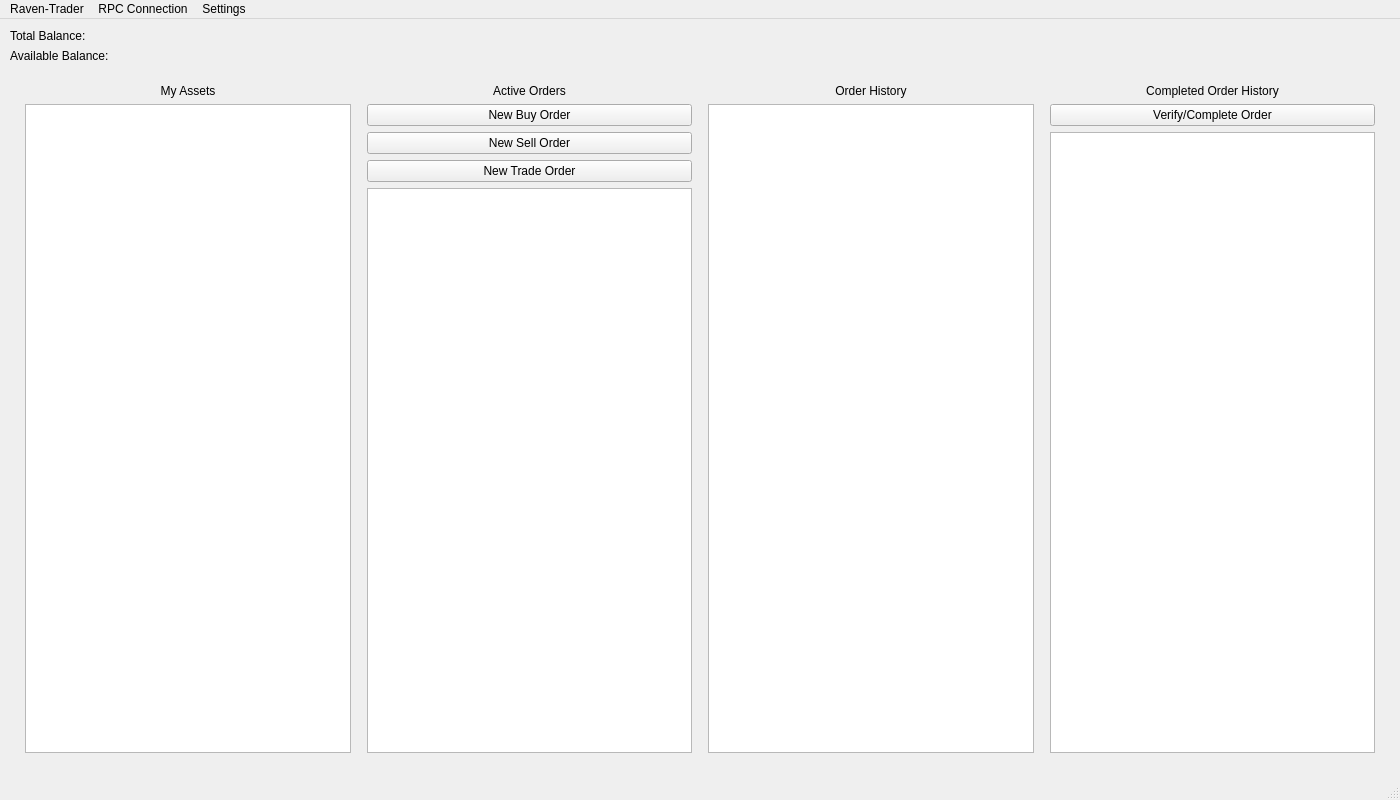
<?xml version="1.0" encoding="UTF-8"?>
<ui version="4.0">
 <class>MainWindow</class>
 <widget class="QMainWindow" name="MainWindow">
  <property name="geometry">
   <rect>
    <x>0</x>
    <y>0</y>
    <width>1400</width>
    <height>800</height>
   </rect>
  </property>
  <property name="windowTitle">
   <string>MainWindow</string>
  </property>
  <widget class="QWidget" name="centralwidget">
   <layout class="QVBoxLayout" name="mainVertical">
    <property name="leftMargin">
     <number>10</number>
    </property>
    <property name="topMargin">
     <number>10</number>
    </property>
    <property name="rightMargin">
     <number>10</number>
    </property>
    <property name="bottomMargin">
     <number>10</number>
    </property>
    <item>
     <widget class="QLabel" name="lblBalanceTotal">
      <property name="text">
       <string>Total Balance:</string>
      </property>
     </widget>
    </item>
    <item>
     <widget class="QLabel" name="lblBalanceAvailable">
      <property name="text">
       <string>Available Balance:</string>
      </property>
     </widget>
    </item>
    <item>
     <layout class="QHBoxLayout" name="orderLayout">
      <property name="leftMargin">
       <number>10</number>
      </property>
      <property name="topMargin">
       <number>10</number>
      </property>
      <property name="rightMargin">
       <number>10</number>
      </property>
      <property name="bottomMargin">
       <number>10</number>
      </property>
      <item>
       <layout class="QVBoxLayout" name="assetLayout">
        <property name="leftMargin">
         <number>5</number>
        </property>
        <property name="topMargin">
         <number>5</number>
        </property>
        <property name="rightMargin">
         <number>5</number>
        </property>
        <property name="bottomMargin">
         <number>5</number>
        </property>
        <item>
         <widget class="QLabel" name="label">
          <property name="text">
           <string>My Assets</string>
          </property>
          <property name="alignment">
           <set>Qt::AlignCenter</set>
          </property>
         </widget>
        </item>
        <item>
         <widget class="QListWidget" name="lstMyAssets"/>
        </item>
       </layout>
      </item>
      <item>
       <layout class="QVBoxLayout" name="buyOrderLayout">
        <property name="leftMargin">
         <number>5</number>
        </property>
        <property name="topMargin">
         <number>5</number>
        </property>
        <property name="rightMargin">
         <number>5</number>
        </property>
        <property name="bottomMargin">
         <number>5</number>
        </property>
        <item>
         <widget class="QLabel" name="label">
          <property name="text">
           <string>Active Orders</string>
          </property>
          <property name="alignment">
           <set>Qt::AlignCenter</set>
          </property>
         </widget>
        </item>
        <item>
         <widget class="QPushButton" name="btnNewBuyOrder">
          <property name="text">
           <string>New Buy Order</string>
          </property>
         </widget>
        </item>
        <item>
         <widget class="QPushButton" name="btnNewSellOrder">
          <property name="text">
           <string>New Sell Order</string>
          </property>
         </widget>
        </item>
        <item>
         <widget class="QPushButton" name="btnNewTradeOrder">
          <property name="text">
           <string>New Trade Order</string>
          </property>
         </widget>
        </item>
        <item>
         <widget class="QListWidget" name="lstAllOrders"/>
        </item>
       </layout>
      </item>
      <item>
       <layout class="QVBoxLayout" name="pastOrderLayout">
        <property name="leftMargin">
         <number>5</number>
        </property>
        <property name="topMargin">
         <number>5</number>
        </property>
        <property name="rightMargin">
         <number>5</number>
        </property>
        <property name="bottomMargin">
         <number>5</number>
        </property>
        <item>
         <widget class="QLabel" name="label">
          <property name="text">
           <string>Order History</string>
          </property>
          <property name="alignment">
           <set>Qt::AlignCenter</set>
          </property>
         </widget>
        </item>
        <item>
         <widget class="QListWidget" name="lstPastOrders"/>
        </item>
       </layout>
      </item>
      <item>
       <layout class="QVBoxLayout" name="completedOrderLayout">
        <property name="leftMargin">
         <number>5</number>
        </property>
        <property name="topMargin">
         <number>5</number>
        </property>
        <property name="rightMargin">
         <number>5</number>
        </property>
        <property name="bottomMargin">
         <number>5</number>
        </property>
        <item>
         <widget class="QLabel" name="label">
          <property name="text">
           <string>Completed Order History</string>
          </property>
          <property name="alignment">
           <set>Qt::AlignCenter</set>
          </property>
         </widget>
        </item>
        <item>
         <widget class="QPushButton" name="btnCompleteOrder">
          <property name="text">
           <string>Verify/Complete Order</string>
          </property>
         </widget>
        </item>
        <item>
         <widget class="QListWidget" name="lstCompletedOrders"/>
        </item>
       </layout>
      </item>
     </layout>
    </item>
   </layout>
  </widget>

  <widget class="QMenuBar" name="menubar">
   <property name="geometry">
    <rect>
     <x>0</x>
     <y>0</y>
     <width>1400</width>
     <height>26</height>
    </rect>
   </property>

   <widget class="QMenu" name="menuFile">
    <property name="title">
     <string>Raven-Trader</string>
    </property>
    <addaction name="actionNewBuy"/>
    <addaction name="actionNewSell"/>
    <addaction name="actionNewTrade"/>
    <addaction name="separator"/>
    <addaction name="actionCompleteOrder"/>
    <addaction name="separator"/>
    <addaction name="actionExit"/>
   </widget>

   <widget class="QMenu" name="menuConnection">
    <property name="title">
     <string>RPC Connection</string>
    </property>
   </widget>

   <widget class="QMenu" name="menuSettings">
    <property name="title">
     <string>Settings</string>
    </property>
    <addaction name="actionDefault_Destination"/>
   </widget>

   <addaction name="menuFile"/>
   <addaction name="menuConnection"/>
   <addaction name="menuSettings"/>
  </widget>

  <widget class="QStatusBar" name="statusbar"/>
  
  <action name="actionExit">
   <property name="text">
    <string>Exit</string>
   </property>
  </action>
  
  <action name="actionNewBuy">
   <property name="text">
    <string>New Buy Order</string>
   </property>
  </action>
  <action name="actionNewSell">
   <property name="text">
    <string>New Sell Order</string>
   </property>
  </action>
  <action name="actionNewTrade">
   <property name="text">
    <string>New Trade Order</string>
   </property>
  </action>
  <action name="actionCompleteOrder">
   <property name="text">
    <string>Complete Order</string>
   </property>
  </action>
  
  <action name="actionRemoveTrade">
   <property name="text">
    <string>Remove Trade</string>
   </property>
  </action>
  <action name="actionRemoveOrder">
   <property name="text">
    <string>Remove Order</string>
   </property>
  </action>
  <action name="actionViewTrade">
   <property name="text">
    <string>View Trade Details</string>
   </property>
  </action>
  <action name="actionViewOrder">
   <property name="text">
    <string>View Order Details</string>
   </property>
  </action>
  <action name="actionSetupTrade">
   <property name="text">
    <string>Setup Trade Order(s)</string>
   </property>
  </action>

  <action name="actionRefresh">
   <property name="text">
    <string>Refresh from Wallet</string>
   </property>
  </action>

  <action name="actionDefault_Destination">
   <property name="text">
    <string>Default Destination</string>
   </property>
  </action>
 </widget>
 <resources/>
 <connections>
  <connection>
   <sender>btnNewBuyOrder</sender>
   <signal>clicked()</signal>
   <receiver>actionNewBuy</receiver>
   <slot>trigger()</slot>
  </connection>
  <connection>
   <sender>btnNewSellOrder</sender>
   <signal>clicked()</signal>
   <receiver>actionNewSell</receiver>
   <slot>trigger()</slot>
  </connection>
  <connection>
   <sender>btnNewTradeOrder</sender>
   <signal>clicked()</signal>
   <receiver>actionNewTrade</receiver>
   <slot>trigger()</slot>
  </connection>
  <connection>
   <sender>btnCompleteOrder</sender>
   <signal>clicked()</signal>
   <receiver>actionCompleteOrder</receiver>
   <slot>trigger()</slot>
  </connection>
  
  <connection>
   <sender>actionRemoveTrade</sender>
   <signal>triggered()</signal>
   <receiver>MainWindow</receiver>
   <slot>action_remove_trade()</slot>
  </connection>
  <connection>
   <sender>actionRemoveOrder</sender>
   <signal>triggered()</signal>
   <receiver>MainWindow</receiver>
   <slot>action_remove_order()</slot>
  </connection>
  <connection>
   <sender>actionViewTrade</sender>
   <signal>triggered()</signal>
   <receiver>MainWindow</receiver>
   <slot>action_view_trade()</slot>
  </connection>
  <connection>
   <sender>actionViewOrder</sender>
   <signal>triggered()</signal>
   <receiver>MainWindow</receiver>
   <slot>action_view_order()</slot>
  </connection>
  <connection>
   <sender>actionSetupTrade</sender>
   <signal>triggered()</signal>
   <receiver>MainWindow</receiver>
   <slot>action_setup_trade()</slot>
  </connection>
  
  <connection>
   <sender>lstAllOrders</sender>
   <signal>itemDoubleClicked(QListWidgetItem*)</signal>
   <receiver>MainWindow</receiver>
   <slot>trade_double_clicked()</slot>
  </connection>
  <connection>
   <sender>lstPastOrders</sender>
   <signal>itemDoubleClicked(QListWidgetItem*)</signal>
   <receiver>MainWindow</receiver>
   <slot>order_double_clicked()</slot>
  </connection>
  <connection>
   <sender>lstCompletedOrders</sender>
   <signal>itemDoubleClicked(QListWidgetItem*)</signal>
   <receiver>MainWindow</receiver>
   <slot>order_double_clicked()</slot>
  </connection>
 </connections>
</ui>
